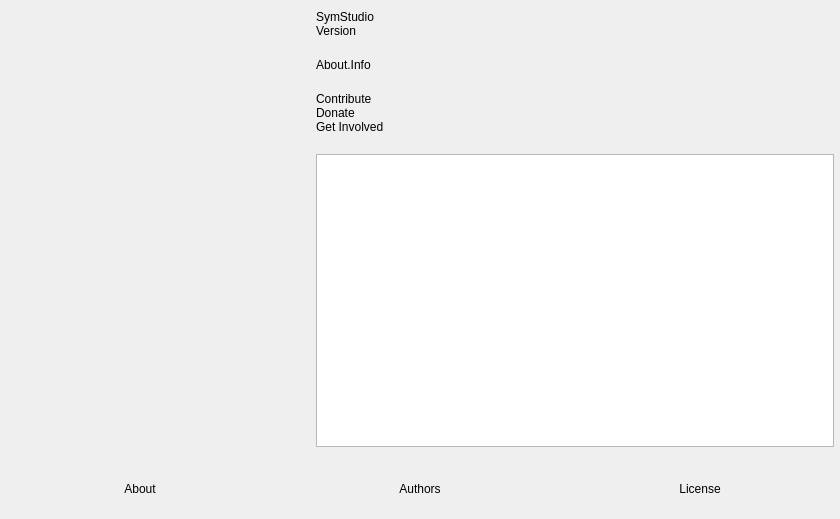
<?xml version="1.0" encoding="UTF-8"?>
<ui version="4.0">
 <class>OBSAbout</class>
 <widget class="QWidget" name="OBSAbout">
  <property name="geometry">
   <rect>
    <x>0</x>
    <y>0</y>
    <width>840</width>
    <height>519</height>
   </rect>
  </property>
  <property name="windowTitle">
   <string>About</string>
  </property>
  <layout class="QVBoxLayout" name="verticalLayout_2">
   <property name="leftMargin">
    <number>0</number>
   </property>
   <property name="topMargin">
    <number>0</number>
   </property>
   <property name="rightMargin">
    <number>0</number>
   </property>
   <property name="bottomMargin">
    <number>0</number>
   </property>
   <item>
    <layout class="QHBoxLayout" name="horizontalLayout_2">
     <property name="spacing">
      <number>30</number>
     </property>
     <property name="leftMargin">
      <number>30</number>
     </property>
     <property name="topMargin">
      <number>10</number>
     </property>
     <property name="rightMargin">
      <number>6</number>
     </property>
     <property name="bottomMargin">
      <number>6</number>
     </property>
     <item>
      <widget class="QLabel" name="icon">
       <property name="minimumSize">
        <size>
         <width>256</width>
         <height>256</height>
        </size>
       </property>
       <property name="maximumSize">
        <size>
         <width>256</width>
         <height>256</height>
        </size>
       </property>
       <property name="text">
        <string/>
       </property>
       <property name="pixmap">
        <pixmap>:res/images/obs.png</pixmap>
       </property>
       <property name="scaledContents">
        <bool>true</bool>
       </property>
      </widget>
     </item>
     <item>
      <layout class="QVBoxLayout" name="verticalLayout">
       <property name="spacing">
        <number>0</number>
       </property>
       <item>
        <widget class="QLabel" name="name">
         <property name="text">
          <string notr="true">SymStudio</string>
         </property>
        </widget>
       </item>
       <item>
        <widget class="QLabel" name="version">
         <property name="text">
          <string notr="true">Version</string>
         </property>
        </widget>
       </item>
       <item>
        <spacer name="verticalSpacer_2">
         <property name="orientation">
          <enum>Qt::Vertical</enum>
         </property>
         <property name="sizeType">
          <enum>QSizePolicy::Fixed</enum>
         </property>
         <property name="sizeHint" stdset="0">
          <size>
           <width>20</width>
           <height>20</height>
          </size>
         </property>
        </spacer>
       </item>
       <item>
        <widget class="QLabel" name="info">
         <property name="text">
          <string>About.Info</string>
         </property>
         <property name="wordWrap">
          <bool>true</bool>
         </property>
        </widget>
       </item>
       <item>
        <spacer name="verticalSpacer_3">
         <property name="orientation">
          <enum>Qt::Vertical</enum>
         </property>
         <property name="sizeType">
          <enum>QSizePolicy::Fixed</enum>
         </property>
         <property name="sizeHint" stdset="0">
          <size>
           <width>20</width>
           <height>20</height>
          </size>
         </property>
        </spacer>
       </item>
       <item>
        <widget class="QLabel" name="contribute">
         <property name="text">
          <string notr="true">Contribute</string>
         </property>
         <property name="wordWrap">
          <bool>true</bool>
         </property>
        </widget>
       </item>
       <item>
        <widget class="QLabel" name="donate">
         <property name="text">
          <string notr="true">Donate</string>
         </property>
        </widget>
       </item>
       <item>
        <widget class="QLabel" name="getInvolved">
         <property name="text">
          <string notr="true">Get Involved</string>
         </property>
        </widget>
       </item>
       <item>
        <spacer name="verticalSpacer">
         <property name="orientation">
          <enum>Qt::Vertical</enum>
         </property>
         <property name="sizeType">
          <enum>QSizePolicy::Fixed</enum>
         </property>
         <property name="sizeHint" stdset="0">
          <size>
           <width>20</width>
           <height>20</height>
          </size>
         </property>
        </spacer>
       </item>
       <item>
        <widget class="QTextBrowser" name="textBrowser">
         <property name="openExternalLinks">
          <bool>true</bool>
         </property>
        </widget>
       </item>
      </layout>
     </item>
    </layout>
   </item>
   <item>
    <widget class="QFrame" name="widget">
     <property name="minimumSize">
      <size>
       <width>0</width>
       <height>60</height>
      </size>
     </property>
     <layout class="QHBoxLayout" name="horizontalLayout">
      <property name="spacing">
       <number>0</number>
      </property>
      <property name="leftMargin">
       <number>0</number>
      </property>
      <property name="topMargin">
       <number>0</number>
      </property>
      <property name="rightMargin">
       <number>0</number>
      </property>
      <property name="bottomMargin">
       <number>0</number>
      </property>
      <item>
       <widget class="ClickableLabel" name="about">
        <property name="text">
         <string>About</string>
        </property>
        <property name="alignment">
         <set>Qt::AlignCenter</set>
        </property>
       </widget>
      </item>
      <item>
       <widget class="ClickableLabel" name="authors">
        <property name="text">
         <string>Authors</string>
        </property>
        <property name="alignment">
         <set>Qt::AlignCenter</set>
        </property>
       </widget>
      </item>
      <item>
       <widget class="ClickableLabel" name="license">
        <property name="text">
         <string>License</string>
        </property>
        <property name="alignment">
         <set>Qt::AlignCenter</set>
        </property>
       </widget>
      </item>
     </layout>
    </widget>
   </item>
  </layout>
 </widget>
 <customwidgets>
  <customwidget>
   <class>ClickableLabel</class>
   <extends>QLabel</extends>
   <header>components/ClickableLabel.hpp</header>
  </customwidget>
 </customwidgets>
 <resources/>
 <connections/>
</ui>
